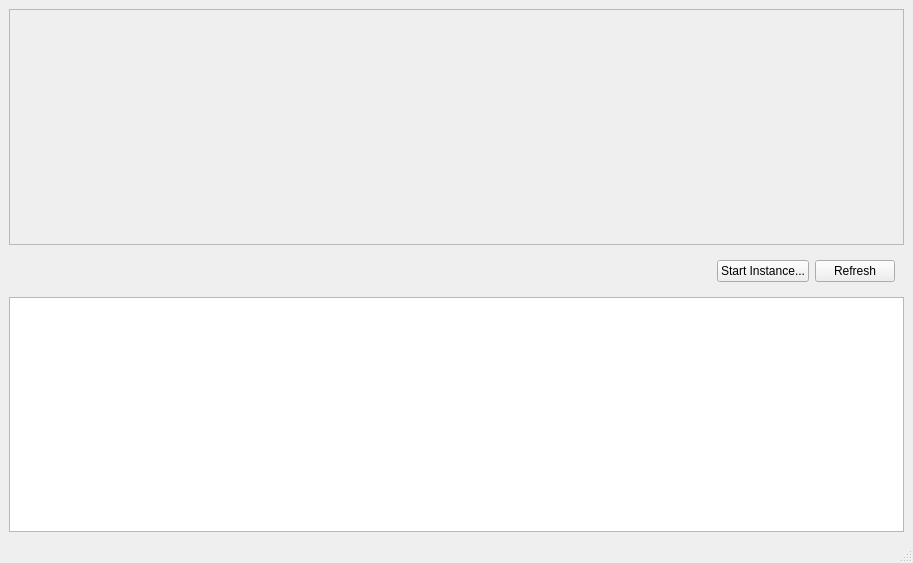
<?xml version="1.0" encoding="UTF-8"?>
<ui version="4.0">
 <class>MainWindow</class>
 <widget class="QMainWindow" name="MainWindow">
  <property name="geometry">
   <rect>
    <x>0</x>
    <y>0</y>
    <width>913</width>
    <height>563</height>
   </rect>
  </property>
  <property name="windowTitle">
   <string>Tangelo Wrapper</string>
  </property>
  <widget class="QWidget" name="centralwidget">
   <layout class="QVBoxLayout" name="verticalLayout_2">
    <item>
     <widget class="QScrollArea" name="scrollArea">
      <property name="widgetResizable">
       <bool>true</bool>
      </property>
      <widget class="QWidget" name="scrollContents">
       <property name="geometry">
        <rect>
         <x>0</x>
         <y>0</y>
         <width>887</width>
         <height>215</height>
        </rect>
       </property>
       <layout class="QVBoxLayout" name="verticalLayout"/>
      </widget>
     </widget>
    </item>
    <item>
     <widget class="QWidget" name="widget" native="true">
      <layout class="QHBoxLayout" name="horizontalLayout">
       <item>
        <spacer name="horizontalSpacer">
         <property name="orientation">
          <enum>Qt::Horizontal</enum>
         </property>
         <property name="sizeHint" stdset="0">
          <size>
           <width>440</width>
           <height>20</height>
          </size>
         </property>
        </spacer>
       </item>
       <item>
        <widget class="QPushButton" name="startButton">
         <property name="statusTip">
          <string/>
         </property>
         <property name="text">
          <string>Start Instance...</string>
         </property>
        </widget>
       </item>
       <item>
        <widget class="QPushButton" name="refreshButton">
         <property name="text">
          <string>Refresh</string>
         </property>
        </widget>
       </item>
      </layout>
     </widget>
    </item>
    <item>
     <widget class="QPlainTextEdit" name="consoleOutput">
      <property name="font">
       <font>
        <family>Courier</family>
        <pointsize>12</pointsize>
        <stylestrategy>NoAntialias</stylestrategy>
        <kerning>false</kerning>
       </font>
      </property>
      <property name="readOnly">
       <bool>true</bool>
      </property>
      <property name="textInteractionFlags">
       <set>Qt::LinksAccessibleByMouse|Qt::TextSelectableByMouse</set>
      </property>
     </widget>
    </item>
   </layout>
  </widget>
  <widget class="QMenuBar" name="menubar">
   <property name="geometry">
    <rect>
     <x>0</x>
     <y>0</y>
     <width>913</width>
     <height>22</height>
    </rect>
   </property>
  </widget>
  <widget class="QStatusBar" name="statusbar"/>
 </widget>
 <resources/>
 <connections/>
</ui>
